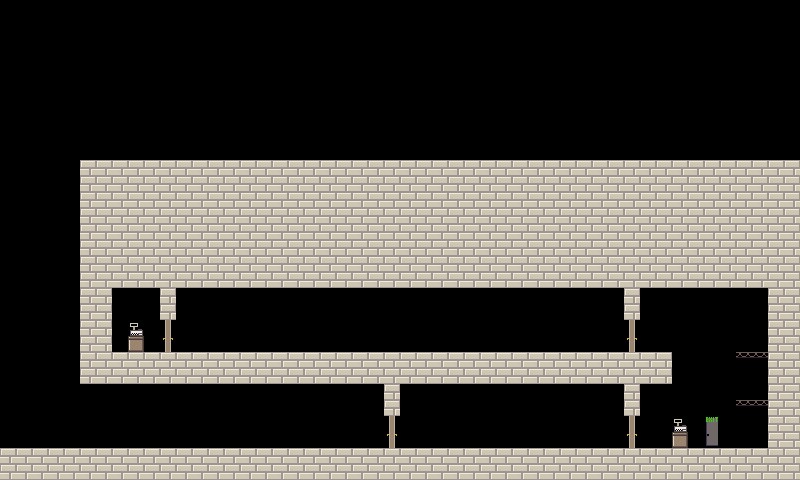

This is a level from a 2D game, rendered from its Tiled map with the project's own tilesets. A one-line summary and the map file follow, with tile-layer data summarised:
An orthogonal 50x30 tile map with 16x16 px tiles, 3 tile layers (Platform, Solid, ObjectGuide).

<map version="1.8" tiledversion="1.8.4" orientation="orthogonal" renderorder="right-down" width="50" height="30" tilewidth="16" tileheight="16" infinite="0" nextlayerid="7" nextobjectid="3">
 <editorsettings>
  <export target="level_tutorial_A.json" format="json" />
 </editorsettings>
 <tileset firstgid="1" source="PH_tiles.tsx" />
 <layer id="2" name="Platform" width="50" height="30">
  <data>[1500 cells, 4 non-empty, 1 distinct tile ids]</data>
 </layer>
 <layer id="1" name="Solid" width="50" height="30">
  <data>[1500 cells, 578 non-empty, 3 distinct tile ids]</data>
 </layer>
 <layer id="3" name="ObjectGuide" width="50" height="30">
  <data>[1500 cells, 14 non-empty, 6 distinct tile ids]</data>
 </layer>
</map>